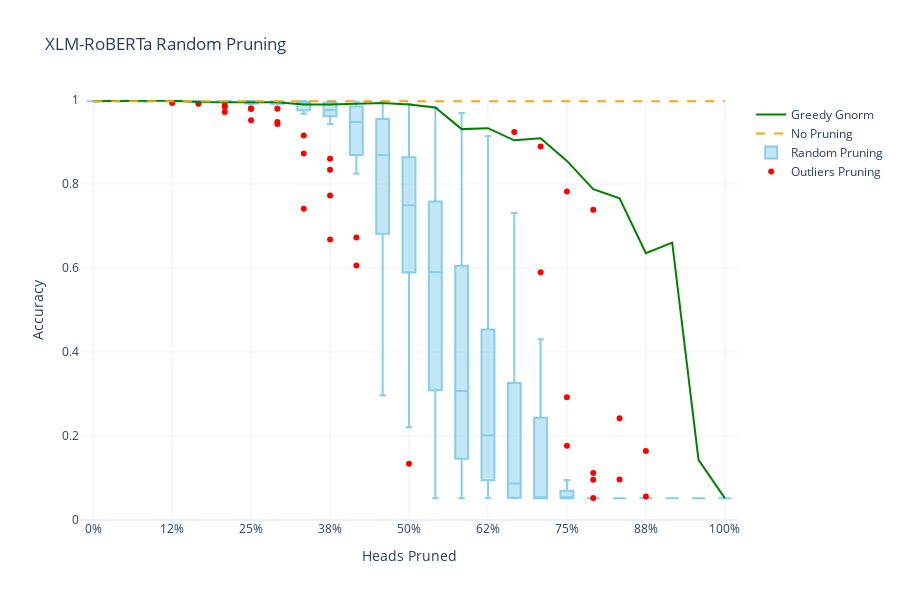

The code cell stored with this chart in its notebook:
### Code cell
import plotly.graph_objects as go
import numpy as np

# 路径到数据文件
box_data_path = "experiments_results/XLM_ROBERTArandompruned_heads_data_25x25_1group.xlsx"
line_data_path = "experiments_results/pruned_heads_accuracy(XLM_ROBERTA)basedonGreedyGnorm.csv"

# 读取箱线图数据 (50x25)
box_df = pd.read_excel(box_data_path)

# 读取折线图数据 (144 个点用于修剪 1 到 144 个头)
line_df = pd.read_csv(line_data_path, header=None)
line_data = line_df.squeeze()  # 转换为 Series

# 确保数据对齐，通过选择正确的行和列
heads_pruned = box_df["Heads Pruned"]
box_data = box_df.drop(columns=["Heads Pruned"]).values  # 获取 50 x 25 的箱线图数据

# 从折线图数据中选择每第 6 个点，以匹配箱线图的 x 轴比例
line_data_sampled = line_data.iloc[1::6].reset_index(drop=True)

# 计算用于 x 轴标签的修剪百分比
percent_pruned = (heads_pruned / 144 * 100).round(0).astype(int)


# Generate data
np.random.seed(0)
heads_pruned = np.arange(0, 150, 6)
accuracy_no_pruning = 0.9973
accuracy_greedyGnorm = [float(_) for _ in list(line_data_sampled[1])]
accuracy_random = box_data

# Calculate percentage pruned for x-axis labels
percent_pruned = ((heads_pruned / 144) * 100).round(0).astype(int)

# Create figure
fig = go.Figure()

fig.add_trace(go.Scatter(x=heads_pruned, y=accuracy_greedyGnorm, mode='lines', name='Greedy Gnorm', line=dict(color='green')))

# No Pruning line
fig.add_trace(go.Scatter(x=[heads_pruned[0], heads_pruned[-1]], y=[accuracy_no_pruning, accuracy_no_pruning],
                         mode='lines', name='No Pruning', line=dict(color='orange', dash='dash')))

# Random pruning box plot
for i, h in enumerate(heads_pruned):
    fig.add_trace(go.Box(y=accuracy_random[i], x=[h] * len(accuracy_random[i]), name='Random Pruning',
                         marker_color='red', showlegend=(i == 0), line=dict(color='skyblue')))

fig.add_trace(go.Scatter(
    x=[None], y=[None],  # 使用 None 作为 x 和 y 值，使其不会显示在图中
    mode='markers',
    marker=dict(color='red'),
    name='Outliers Pruning'  # 设置图例标签
))

fig.update_layout(
    title="XLM-RoBERTa Random Pruning",
    xaxis_title="Heads Pruned",
    yaxis_title="Accuracy",
    xaxis=dict(
        showgrid=True,
        tickvals=heads_pruned[::3],
        ticktext=[f"{p}%" for h, p in zip(heads_pruned[::3], percent_pruned[::3])],
        tickmode='array'
    ),
    yaxis=dict(showgrid=True, range=[0.0, 1.0]),  # 调整 y 轴的范围
    template="plotly_white",
    width=900,  # 设置图的宽度
    height=600   # 设置图的高度
)

fig.show()

### Figure 1 — Plotly figure (JSON) as saved in the notebook; plotly's stock layout.template omitted (floating-point values rounded to 4 significant figures)
{"data": [{"line": {"color": "green"}, "mode": "lines", "name": "Greedy Gnorm", "type": "scatter", "x": [0, 6, 12, 18, 24, 30, 36, 42, 48, 54, 60, 66, 72, 78, 84, 90, 96, 102, 108, 114, 120, 126, 132, 138, 144], "y": [0.9973, 0.9983, 0.9983, 0.9983, 0.9953, 0.9947, 0.9947, 0.9947, 0.989, 0.989, 0.9913, 0.9927, 0.989, 0.982, 0.9307, 0.933, 0.904, 0.9087, 0.855, 0.7877, 0.7657, 0.635, 0.6603, 0.1433, 0.052]}, {"line": {"color": "orange", "dash": "dash"}, "mode": "lines", "name": "No Pruning", "type": "scatter", "x": [0, 144], "y": [0.9973, 0.9973]}, {"line": {"color": "skyblue"}, "marker": {"color": "red"}, "name": "Random Pruning", "showlegend": true, "type": "box", "x": [0, 0, 0, 0, 0, 0, 0, 0, 0, 0, 0, 0, 0, 0, 0, 0, 0, 0, 0, 0, 0, 0, 0, 0, 0], "y": [0.9973, 0.9973, 0.9973, 0.9973, 0.9973, 0.9973, 0.9973, 0.9973, 0.9973, 0.9973, 0.9973, 0.9973, 0.9973, 0.9973, 0.9973, 0.9973, 0.9973, 0.9973, 0.9973, 0.9973, 0.9973, 0.9973, 0.9973, 0.9973, 0.9973]}, {"line": {"color": "skyblue"}, "marker": {"color": "red"}, "name": "Random Pruning", "showlegend": false, "type": "box", "x": [6, 6, 6, 6, 6, 6, 6, 6, 6, 6, 6, 6, 6, 6, 6, 6, 6, 6, 6, 6, 6, 6, 6, 6, 6], "y": [0.9977, 0.998, 0.998, 0.9987, 0.998, 0.9983, 0.9983, 0.9983, 0.9983, 0.9967, 0.9983, 0.998, 0.998, 0.9977, 0.9967, 0.9983, 0.9977, 0.9983, 0.9983, 0.9983, 0.9987, 0.9977, 0.998, 0.998, 0.9977]}, {"line": {"color": "skyblue"}, "marker": {"color": "red"}, "name": "Random Pruning", "showlegend": false, "type": "box", "x": [12, 12, 12, 12, 12, 12, 12, 12, 12, 12, 12, 12, 12, 12, 12, 12, 12, 12, 12, 12, 12, 12, 12, 12, 12], "y": [0.9967, 0.9977, 0.998, 0.998, 0.9983, 0.9983, 0.9983, 0.9957, 0.998, 0.9963, 0.998, 0.9983, 0.9983, 0.997, 0.996, 0.998, 0.9973, 0.9977, 0.998, 0.998, 0.9977, 0.9963, 0.9973, 0.9973, 0.997]}, {"line": {"color": "skyblue"}, "marker": {"color": "red"}, "name": "Random Pruning", "showlegend": false, "type": "box", "x": [18, 18, 18, 18, 18, 18, 18, 18, 18, 18, 18, 18, 18, 18, 18, 18, 18, 18, 18, 18, 18, 18, 18, 18, 18], "y": [0.9967, 0.998, 0.998, 0.998, 0.998, 0.998, 0.9983, 0.996, 0.997, 0.9927, 0.9987, 0.9983, 0.9983, 0.9963, 0.9953, 0.9953, 0.9967, 0.9973, 0.998, 0.997, 0.9973, 0.997, 0.9973, 0.9977, 0.9973]}, {"line": {"color": "skyblue"}, "marker": {"color": "red"}, "name": "Random Pruning", "showlegend": false, "type": "box", "x": [24, 24, 24, 24, 24, 24, 24, 24, 24, 24, 24, 24, 24, 24, 24, 24, 24, 24, 24, 24, 24, 24, 24, 24, 24], "y": [0.9957, 0.9977, 0.9983, 0.9983, 0.9983, 0.9977, 0.9983, 0.9953, 0.9967, 0.9927, 0.9987, 0.9983, 0.9963, 0.991, 0.9957, 0.996, 0.9973, 0.9957, 0.9967, 0.9963, 0.9937, 0.997, 0.9973, 0.9977, 0.9963]}, {"line": {"color": "skyblue"}, "marker": {"color": "red"}, "name": "Random Pruning", "showlegend": false, "type": "box", "x": [30, 30, 30, 30, 30, 30, 30, 30, 30, 30, 30, 30, 30, 30, 30, 30, 30, 30, 30, 30, 30, 30, 30, 30, 30], "y": [0.996, 0.9977, 0.998, 0.9967, 0.9983, 0.9977, 0.998, 0.9953, 0.9963, 0.9717, 0.9987, 0.998, 0.996, 0.9837, 0.993, 0.9967, 0.9977, 0.9867, 0.9953, 0.997, 0.9937, 0.9977, 0.9967, 0.9973, 0.9973]}, {"line": {"color": "skyblue"}, "marker": {"color": "red"}, "name": "Random Pruning", "showlegend": false, "type": "box", "x": [36, 36, 36, 36, 36, 36, 36, 36, 36, 36, 36, 36, 36, 36, 36, 36, 36, 36, 36, 36, 36, 36, 36, 36, 36], "y": [0.993, 0.9973, 0.997, 0.9963, 0.9973, 0.9977, 0.9973, 0.9927, 0.9957, 0.952, 0.9983, 0.998, 0.995, 0.979, 0.992, 0.9963, 0.9973, 0.98, 0.979, 0.9967, 0.9907, 0.9953, 0.9913, 0.9953, 0.995]}, {"line": {"color": "skyblue"}, "marker": {"color": "red"}, "name": "Random Pruning", "showlegend": false, "type": "box", "x": [42, 42, 42, 42, 42, 42, 42, 42, 42, 42, 42, 42, 42, 42, 42, 42, 42, 42, 42, 42, 42, 42, 42, 42, 42], "y": [0.9943, 0.997, 0.9967, 0.9973, 0.996, 0.9973, 0.9977, 0.9903, 0.9953, 0.943, 0.9963, 0.994, 0.9933, 0.983, 0.9913, 0.9953, 0.9967, 0.9473, 0.979, 0.9953, 0.991, 0.994, 0.9873, 0.9943, 0.9943]}, {"line": {"color": "skyblue"}, "marker": {"color": "red"}, "name": "Random Pruning", "showlegend": false, "type": "box", "x": [48, 48, 48, 48, 48, 48, 48, 48, 48, 48, 48, 48, 48, 48, 48, 48, 48, 48, 48, 48, 48, 48, 48, 48, 48], "y": [0.967, 0.9967, 0.9963, 0.9983, 0.9873, 0.9967, 0.9983, 0.9883, 0.988, 0.8723, 0.996, 0.994, 0.9783, 0.9673, 0.9153, 0.9957, 0.9967, 0.7413, 0.9673, 0.9957, 0.992, 0.9883, 0.9923, 0.99, 0.9937]}, {"line": {"color": "skyblue"}, "marker": {"color": "red"}, "name": "Random Pruning", "showlegend": false, "type": "box", "x": [54, 54, 54, 54, 54, 54, 54, 54, 54, 54, 54, 54, 54, 54, 54, 54, 54, 54, 54, 54, 54, 54, 54, 54, 54], "y": [0.8337, 0.969, 0.994, 0.9967, 0.9833, 0.9967, 0.994, 0.9503, 0.976, 0.8603, 0.9717, 0.994, 0.9647, 0.9427, 0.7723, 0.9773, 0.9963, 0.6677, 0.965, 0.9947, 0.9927, 0.9867, 0.9707, 0.969, 0.9947]}, {"line": {"color": "skyblue"}, "marker": {"color": "red"}, "name": "Random Pruning", "showlegend": false, "type": "box", "x": [60, 60, 60, 60, 60, 60, 60, 60, 60, 60, 60, 60, 60, 60, 60, 60, 60, 60, 60, 60, 60, 60, 60, 60, 60], "y": [0.8257, 0.9677, 0.9887, 0.993, 0.8247, 0.9963, 0.876, 0.935, 0.9527, 0.8587, 0.8347, 0.9707, 0.9477, 0.9473, 0.6723, 0.8727, 0.996, 0.606, 0.876, 0.9147, 0.9897, 0.9833, 0.9767, 0.8883, 0.9907]}, {"line": {"color": "skyblue"}, "marker": {"color": "red"}, "name": "Random Pruning", "showlegend": false, "type": "box", "x": [66, 66, 66, 66, 66, 66, 66, 66, 66, 66, 66, 66, 66, 66, 66, 66, 66, 66, 66, 66, 66, 66, 66, 66, 66], "y": [0.4203, 0.9517, 0.9687, 0.978, 0.5073, 0.9963, 0.3897, 0.6273, 0.731, 0.869, 0.744, 0.964, 0.6897, 0.9043, 0.297, 0.8627, 0.721, 0.6563, 0.7983, 0.91, 0.9887, 0.932, 0.928, 0.9013, 0.9807]}, {"line": {"color": "skyblue"}, "marker": {"color": "red"}, "name": "Random Pruning", "showlegend": false, "type": "box", "x": [72, 72, 72, 72, 72, 72, 72, 72, 72, 72, 72, 72, 72, 72, 72, 72, 72, 72, 72, 72, 72, 72, 72, 72, 72], "y": [0.2207, 0.6183, 0.795, 0.958, 0.4387, 0.9903, 0.392, 0.6197, 0.5017, 0.8653, 0.6663, 0.8417, 0.6787, 0.9113, 0.1337, 0.7523, 0.6297, 0.6373, 0.7497, 0.858, 0.989, 0.8357, 0.889, 0.482, 0.863]}, {"line": {"color": "skyblue"}, "marker": {"color": "red"}, "name": "Random Pruning", "showlegend": false, "type": "box", "x": [78, 78, 78, 78, 78, 78, 78, 78, 78, 78, 78, 78, 78, 78, 78, 78, 78, 78, 78, 78, 78, 78, 78, 78, 78], "y": [0.08, 0.2737, 0.5363, 0.4993, 0.1953, 0.9617, 0.2873, 0.483, 0.4783, 0.771, 0.5937, 0.8187, 0.6607, 0.7613, 0.052, 0.755, 0.316, 0.1733, 0.5907, 0.7223, 0.982, 0.7577, 0.8643, 0.4587, 0.6563]}, {"line": {"color": "skyblue"}, "marker": {"color": "red"}, "name": "Random Pruning", "showlegend": false, "type": "box", "x": [84, 84, 84, 84, 84, 84, 84, 84, 84, 84, 84, 84, 84, 84, 84, 84, 84, 84, 84, 84, 84, 84, 84, 84, 84], "y": [0.084, 0.2053, 0.1023, 0.3813, 0.1277, 0.9527, 0.3073, 0.3747, 0.08067, 0.492, 0.3073, 0.602, 0.288, 0.696, 0.052, 0.152, 0.3073, 0.052, 0.232, 0.7093, 0.969, 0.615, 0.6963, 0.188, 0.2643]}, {"line": {"color": "skyblue"}, "marker": {"color": "red"}, "name": "Random Pruning", "showlegend": false, "type": "box", "x": [90, 90, 90, 90, 90, 90, 90, 90, 90, 90, 90, 90, 90, 90, 90, 90, 90, 90, 90, 90, 90, 90, 90, 90, 90], "y": [0.075, 0.1917, 0.076, 0.4603, 0.08667, 0.84, 0.2017, 0.3373, 0.095, 0.483, 0.2907, 0.5927, 0.167, 0.451, 0.052, 0.1427, 0.298, 0.052, 0.1967, 0.3913, 0.9143, 0.09333, 0.6783, 0.1427, 0.235]}, {"line": {"color": "skyblue"}, "marker": {"color": "red"}, "name": "Random Pruning", "showlegend": false, "type": "box", "x": [96, 96, 96, 96, 96, 96, 96, 96, 96, 96, 96, 96, 96, 96, 96, 96, 96, 96, 96, 96, 96, 96, 96, 96, 96], "y": [0.067, 0.1323, 0.07367, 0.4083, 0.052, 0.731, 0.058, 0.05867, 0.052, 0.3007, 0.08333, 0.599, 0.05333, 0.402, 0.052, 0.1343, 0.255, 0.052, 0.087, 0.052, 0.924, 0.052, 0.684, 0.1143, 0.1653]}, {"line": {"color": "skyblue"}, "marker": {"color": "red"}, "name": "Random Pruning", "showlegend": false, "type": "box", "x": [102, 102, 102, 102, 102, 102, 102, 102, 102, 102, 102, 102, 102, 102, 102, 102, 102, 102, 102, 102, 102, 102, 102, 102, 102], "y": [0.052, 0.053, 0.07633, 0.054, 0.052, 0.4163, 0.05433, 0.052, 0.052, 0.2783, 0.07867, 0.248, 0.052, 0.4303, 0.052, 0.05233, 0.2423, 0.052, 0.07833, 0.052, 0.8893, 0.052, 0.5897, 0.09567, 0.05233]}, {"line": {"color": "skyblue"}, "marker": {"color": "red"}, "name": "Random Pruning", "showlegend": false, "type": "box", "x": [108, 108, 108, 108, 108, 108, 108, 108, 108, 108, 108, 108, 108, 108, 108, 108, 108, 108, 108, 108, 108, 108, 108, 108, 108], "y": [0.052, 0.052, 0.073, 0.052, 0.052, 0.292, 0.052, 0.052, 0.052, 0.05533, 0.05433, 0.1767, 0.052, 0.052, 0.052, 0.052, 0.052, 0.052, 0.06867, 0.052, 0.782, 0.052, 0.09533, 0.07867, 0.052]}, {"line": {"color": "skyblue"}, "marker": {"color": "red"}, "name": "Random Pruning", "showlegend": false, "type": "box", "x": [114, 114, 114, 114, 114, 114, 114, 114, 114, 114, 114, 114, 114, 114, 114, 114, 114, 114, 114, 114, 114, 114, 114, 114, 114], "y": [0.052, 0.052, 0.052, 0.052, 0.052, 0.052, 0.052, 0.052, 0.052, 0.052, 0.05233, 0.1117, 0.052, 0.052, 0.052, 0.052, 0.052, 0.052, 0.052, 0.052, 0.7387, 0.052, 0.096, 0.052, 0.052]}, {"line": {"color": "skyblue"}, "marker": {"color": "red"}, "name": "Random Pruning", "showlegend": false, "type": "box", "x": [120, 120, 120, 120, 120, 120, 120, 120, 120, 120, 120, 120, 120, 120, 120, 120, 120, 120, 120, 120, 120, 120, 120, 120, 120], "y": [0.052, 0.052, 0.052, 0.052, 0.052, 0.052, 0.052, 0.052, 0.052, 0.052, 0.052, 0.09633, 0.052, 0.052, 0.052, 0.052, 0.052, 0.052, 0.052, 0.052, 0.2423, 0.052, 0.052, 0.052, 0.052]}, {"line": {"color": "skyblue"}, "marker": {"color": "red"}, "name": "Random Pruning", "showlegend": false, "type": "box", "x": [126, 126, 126, 126, 126, 126, 126, 126, 126, 126, 126, 126, 126, 126, 126, 126, 126, 126, 126, 126, 126, 126, 126, 126, 126], "y": [0.052, 0.052, 0.052, 0.052, 0.052, 0.052, 0.052, 0.052, 0.052, 0.052, 0.052, 0.05567, 0.052, 0.052, 0.052, 0.052, 0.052, 0.052, 0.052, 0.052, 0.164, 0.052, 0.052, 0.052, 0.052]}, {"line": {"color": "skyblue"}, "marker": {"color": "red"}, "name": "Random Pruning", "showlegend": false, "type": "box", "x": [132, 132, 132, 132, 132, 132, 132, 132, 132, 132, 132, 132, 132, 132, 132, 132, 132, 132, 132, 132, 132, 132, 132, 132, 132], "y": [0.052, 0.052, 0.052, 0.052, 0.052, 0.052, 0.052, 0.052, 0.052, 0.052, 0.052, 0.052, 0.052, 0.052, 0.052, 0.052, 0.052, 0.052, 0.052, 0.052, 0.052, 0.052, 0.052, 0.052, 0.052]}, {"line": {"color": "skyblue"}, "marker": {"color": "red"}, "name": "Random Pruning", "showlegend": false, "type": "box", "x": [138, 138, 138, 138, 138, 138, 138, 138, 138, 138, 138, 138, 138, 138, 138, 138, 138, 138, 138, 138, 138, 138, 138, 138, 138], "y": [0.052, 0.052, 0.052, 0.052, 0.052, 0.052, 0.052, 0.052, 0.052, 0.052, 0.052, 0.052, 0.052, 0.052, 0.052, 0.052, 0.052, 0.052, 0.052, 0.052, 0.052, 0.052, 0.052, 0.052, 0.052]}, {"line": {"color": "skyblue"}, "marker": {"color": "red"}, "name": "Random Pruning", "showlegend": false, "type": "box", "x": [144, 144, 144, 144, 144, 144, 144, 144, 144, 144, 144, 144, 144, 144, 144, 144, 144, 144, 144, 144, 144, 144, 144, 144, 144], "y": [0.052, 0.052, 0.052, 0.052, 0.052, 0.052, 0.052, 0.052, 0.052, 0.052, 0.052, 0.052, 0.052, 0.052, 0.052, 0.052, 0.052, 0.052, 0.052, 0.052, 0.052, 0.052, 0.052, 0.052, 0.052]}, {"marker": {"color": "red"}, "mode": "markers", "name": "Outliers Pruning", "type": "scatter", "x": [null], "y": [null]}], "layout": {"height": 600, "title": {"text": "XLM-RoBERTa Random Pruning"}, "width": 900, "xaxis": {"showgrid": true, "tickmode": "array", "ticktext": ["0%", "12%", "25%", "38%", "50%", "62%", "75%", "88%", "100%"], "tickvals": [0, 18, 36, 54, 72, 90, 108, 126, 144], "title": {"text": "Heads Pruned"}}, "yaxis": {"range": [0, 1], "showgrid": true, "title": {"text": "Accuracy"}}}}
